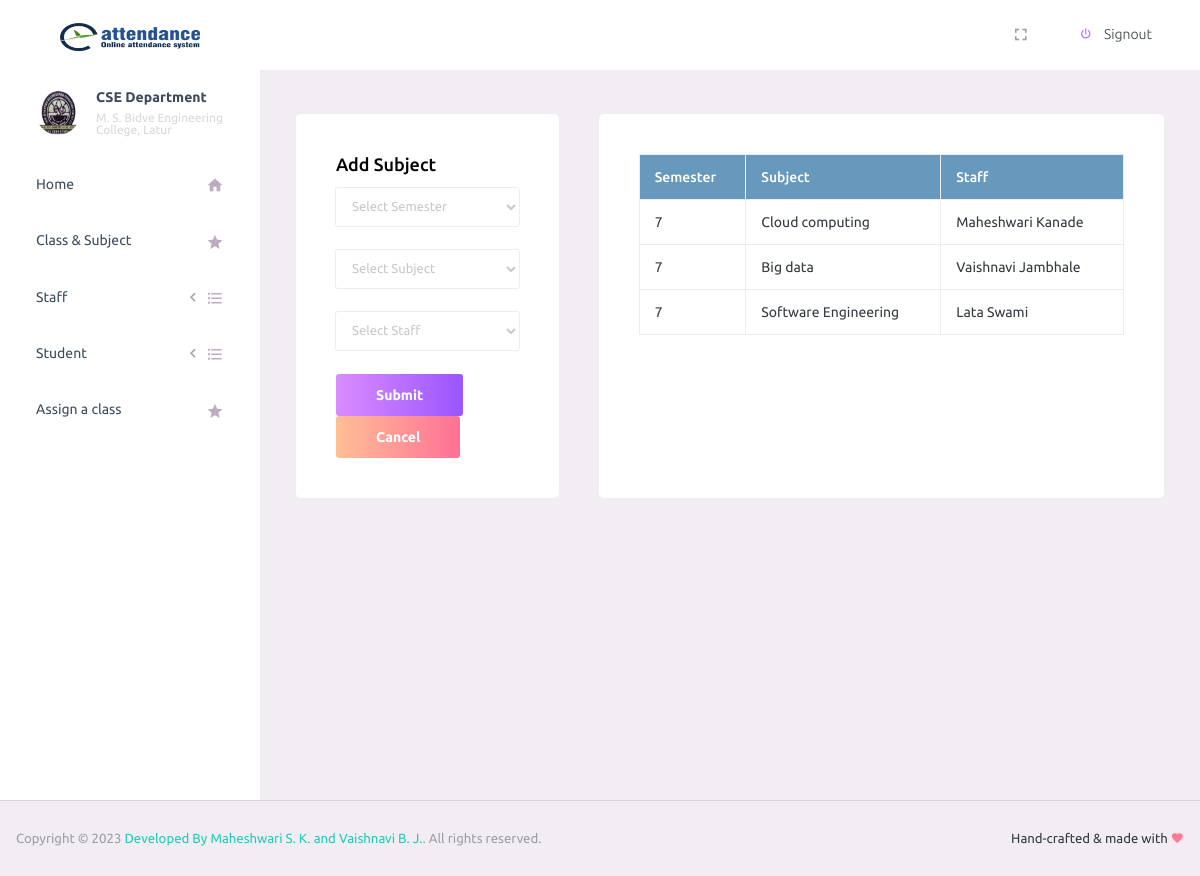
Screenshot of /admin/assign.php (signed in) with the database file from the repository.
### tables this page shows
CREATE TABLE `assign_class` (
  `ID` int(11) NOT NULL,
  `SEM` varchar(100) NOT NULL,
  `Subject` varchar(100) NOT NULL,
  `Staff` varchar(200) NOT NULL
);

CREATE TABLE `subject` (
  `ID` int(11) NOT NULL,
  `SEM` varchar(100) NOT NULL,
  `Subject` varchar(100) NOT NULL
);

CREATE TABLE `staff_data` (
  `ID` int(10) NOT NULL,
  `Name` varchar(100) NOT NULL,
  `Mobile` bigint(11) NOT NULL,
  `Email` varchar(70) NOT NULL,
  `Username` varchar(100) NOT NULL,
  `Password` varchar(200) NOT NULL,
  `Image` varchar(200) NOT NULL,
  `Status` varchar(100) NOT NULL
);

### admin/assign.php (the view, shortened to what this page needs)
<!DOCTYPE html>
<html lang="en">
<head>
  <link rel="stylesheet" href="vendors/iconfonts/mdi/css/materialdesignicons.min.css">
  <link rel="stylesheet" href="vendors/css/vendor.bundle.base.css">
  <link rel="stylesheet" href="css/style.css">
</head>
<body>
  <div class="container-scroller">
<?php
  include 'Header.php';
?>
    <div class="container-fluid page-body-wrapper">
<?php
  include 'Sidebar.php';
?>
      <div class="main-panel">
        <div class="content-wrapper">
<?php
  $db = mysqli_connect("localhost","root","","attendance_system")or die("database error");
?>
          <div class="row">
            <div class="col-md-4 grid-margin stretch-card">
              <div class="card">
                <div class="card-body">
                  <h4 class="card-title">Add Subject</h4>
                  <form class="forms-sample" action="assign.php" method="POST">
                    <div class="form-group">
                    <select class="form-control" name="sem" onchange="get_data(this.value)">
                              <option style="font-weight: bold;">Select Semester</option>
                     </select>
                    </div>
                    <div class="form-group">
                      <select class="form-control" id="sub" name="sub">
                        <option>Select Subject</option>
                      </select>
                    </div>
                    <div class="form-group">
                      <select class="form-control" name="staff">
                        <option>Select Staff</option>
                      </select>
                    </div>
                    <button type="submit" name="save" class="btn btn-gradient-primary mr-2">Submit</button>
                    <button type="reset" name="save" class="btn btn-light btn-gradient-danger ">Cancel</button>
                  </form>
                </div>
              </div>
            </div>
            <div class="col-md-8 grid-margin stretch-card">
              <div class="card" >
                <div class="card-body" >
                  <table class="table table-bordered">
                    <thead style="background-color:#6699bb; color:#fff">
                      <tr>
                        <th>Semester</th>
                        <th>Subject</th>
                        <th>Staff</th>
                      </tr>
                    </thead>
                    <tbody>
                      <?php
                      $res=mysqli_query($db,"SELECT * FROM assign_class");
                      while($row=mysqli_fetch_row($res))
                      {
                      $subject=mysqli_fetch_row(mysqli_query($db,"SELECT * FROM subject WHERE ID='".$row[2]."'"));
                      $staff=mysqli_fetch_row(mysqli_query($db,"SELECT * FROM staff_data WHERE ID='".$row[3]."'"));
                      echo"<tr>
                        <td>$row[1]</td>
                        <td>$subject[2]</td>
                        <td>$staff[1]</td>";
                      }
                      ?>
                    </tbody>
                  </table>
                </div>
              </div>
            </div>
          </div>
        </div>
      </div>
    </div>
<?php
  include 'Footer.php';
?>
  </div>
</body>
</html>

### rows the page displays
assign_class: SEM "7", subject.Subject "Cloud computing", staff_data.Name "Maheshwari Kanade"
assign_class: SEM "7", subject.Subject "Big data", staff_data.Name "Vaishnavi Jambhale"
assign_class: SEM "7", subject.Subject "Software Engineering", staff_data.Name "Lata Swami"
